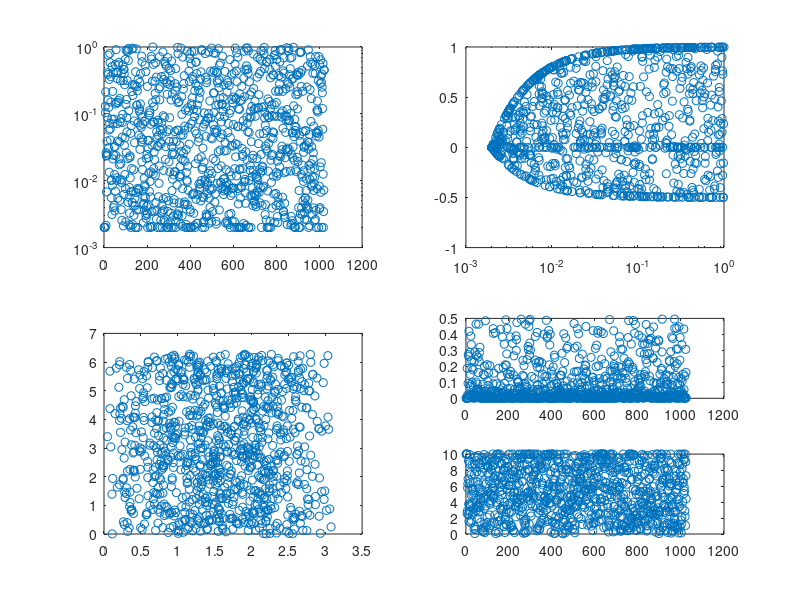

The MATLAB source for this figure:
clear all

wd = cd;

DataDir = '/opt/topspin2/data/DT/nmr';
%DataDir = '/Users/daniel/NMRdata/AVII500/DT';

ExpNam = 'RandSampDR1R2'; expno = 141;
ExpNam = 'AOToct_temp10'; expno = 7;
ExpNam = 'AOToct8'; expno = 7;
ExpNam = 'C14E5_7'; expno = 22;
ExpNam = 'AOToct10'; expno = 7;
ExpNam = 'AOToct_Eq7'; expno = 10;

%relative b-values; 0 - 1

bmin = .002; bmax = 1;
TEmin = 1e-3; TEmax = 500e-3;
TRmin = .01; TRmax = 10;

%Acquisition protocol
bT.N = 1*1024;
bT.trace = bmin*(bmax/bmin).^rand(bT.N,1);
%bT.trace = bmin + (bmax-bmin)*rand(bT.N,1);
bT.Delta = -.5 + 1.5*rand(bT.N,1);
bT.theta = acos(2*rand(bT.N,1)-1);
bT.phi = 2*pi*rand(bT.N,1);
bT.TE = TEmin*(TEmax/TEmin).^rand(bT.N,1);
bT.TR = TRmin + (TRmax-TRmin)*rand(bT.N,1);

indx = [ceil(rand(1,ceil(.3*bT.N))*bT.N)];
bT.Delta(indx) = 1;
indx = [ceil(rand(1,ceil(.1*bT.N))*bT.N)];
bT.Delta(indx) = 0;
indx = [ceil(rand(1,ceil(.1*bT.N))*bT.N)];
bT.Delta(indx) = -.5;

indx = [1:5 ceil(rand(1,ceil(.05*bT.N))*bT.N)];
bT.trace(indx) = bmin;
bT.Delta(indx) = 0;
bT.TE(indx) = TEmin;
bT.TR(indx) = TRmax;

bT.par = (bT.trace-bmin)/3.*(1 + 2*bT.Delta) + bmin/3;
bT.perp = (bT.trace-bmin)/3.*(1 - bT.Delta) + bmin/3;
bT.trace = bT.par + 2*bT.perp;
bT.Delta = (3*bT.par./bT.trace - 1)/2;
bT.trace = bT.trace/max(bT.trace);
bT.par = bT.trace/3.*(1 + 2*bT.Delta);
bT.perp = bT.trace/3.*(1 - bT.Delta);
bT.s = 3*min([bT.par bT.perp],[],2);
bT.l = bT.par - bT.s/3;
bT.l(bT.l < 0) = 0;
bT.p = bT.trace - bT.s - bT.l;


% [bT.trace,indx] = sort(bT.trace,'ascend');
% bT.Delta = bT.Delta(indx);
% bT.theta = bT.theta(indx);
% bT.phi = bT.phi(indx);
% bT.TE = bT.TE(indx);
% bT.TR = bT.TR(indx);

figure(2), clf
subplot(2,2,1)
semilogy(1:bT.N,bT.trace,'o')
subplot(2,2,2)
semilogx(bT.trace,bT.Delta,'o')
subplot(2,2,3)
plot(bT.theta,bT.phi,'o')
subplot(4,2,6)
plot(1:bT.N,bT.TE,'o')
subplot(4,2,8)
plot(1:bT.N,bT.TR,'o')

return

td1 = bT.N;
phi = bT.phi;
theta = bT.theta;
Ndir = td1;
Nb = td1;
NDeltab = td1;

ListDir = '/opt/topspin2/exp/stan/nmr/lists/vd';

fpath = [ListDir];

fname = 'DT_vdT1';
fid1 = fopen([fpath '/' fname],'w');
fname = 'DT_vdT2';
fid2 = fopen([fpath '/' fname],'w');

for n = 1:td1
    fprintf(fid1,'%1.8f\n',bT.TR(n));
    fprintf(fid2,'%1.8f\n',bT.TE(n));
end

fclose(fid1);
fclose(fid2);

bT.dir.x = sin(bT.theta).*cos(bT.phi);
bT.dir.y = sin(bT.theta).*sin(bT.phi);
bT.dir.z = cos(bT.theta);

gamma = bT.phi;
beta = bT.theta;
alpha = zeros(size(beta));
%figure(1), clf, plot(alpha,beta,'o'), return

Grel = sqrt(bT.trace);
ConeAngle = acos(sqrt((bT.Delta*2+1)/3));

for ntd1 = 1:td1
    A.gamma = gamma(ntd1);
    A.beta = beta(ntd1);
    A.alpha = alpha(ntd1);
    
    R.gamma = [
        cos(A.gamma) sin(A.gamma) 0
        -sin(A.gamma) cos(A.gamma) 0
        0 0 1];

    R.beta = [
        cos(A.beta) 0 -sin(A.beta)
        0 1 0
        sin(A.beta) 0 cos(A.beta)];

    R.alpha = [
        cos(A.alpha) sin(A.alpha) 0
        -sin(A.alpha) cos(A.alpha) 0
        0 0 1];

    R.mat = R.gamma*R.beta*R.alpha;
    
    R.xx(ntd1,1) = R.mat(1,1);
    R.xy(ntd1,1) = R.mat(1,2);
    R.xz(ntd1,1) = R.mat(1,3);
    R.yx(ntd1,1) = R.mat(2,1);
    R.yy(ntd1,1) = R.mat(2,2);
    R.yz(ntd1,1) = R.mat(2,3);
    R.zx(ntd1,1) = R.mat(3,1);
    R.zy(ntd1,1) = R.mat(3,2);
    R.zz(ntd1,1) = R.mat(3,3);
end
                
G.ax = cos(0).*sin(ConeAngle).*Grel;
G.ay = sin(0).*sin(ConeAngle).*Grel;
G.az = cos(ConeAngle).*Grel;
G.bx = cos(2*pi/3).*sin(ConeAngle).*Grel;
G.by = sin(2*pi/3).*sin(ConeAngle).*Grel;
G.bz = cos(ConeAngle).*Grel;
G.cx = cos(4*pi/3).*sin(ConeAngle).*Grel;
G.cy = sin(4*pi/3).*sin(ConeAngle).*Grel;
G.cz = cos(ConeAngle).*Grel;

rax = R.xx.*G.ax + R.xy.*G.ay + R.xz.*G.az;
ray = R.yx.*G.ax + R.yy.*G.ay + R.yz.*G.az;
raz = R.zx.*G.ax + R.zy.*G.ay + R.zz.*G.az;
rbx = R.xx.*G.bx + R.xy.*G.by + R.xz.*G.bz;
rby = R.yx.*G.bx + R.yy.*G.by + R.yz.*G.bz;
rbz = R.zx.*G.bx + R.zy.*G.by + R.zz.*G.bz;
rcx = R.xx.*G.cx + R.xy.*G.cy + R.xz.*G.cz;
rcy = R.yx.*G.cx + R.yy.*G.cy + R.yz.*G.cz;
rcz = R.zx.*G.cx + R.zy.*G.cy + R.zz.*G.cz;

symv.x = rax+rbx+rcx;
symv.y = ray+rby+rcy;
symv.z = raz+rbz+rcz;
symv.norm = sqrt(symv.x.^2 + symv.y.^2 + symv.z.^2);
symv.x = symv.x./symv.norm;
symv.y = symv.y./symv.norm;
symv.z = symv.z./symv.norm;
symv.theta = acos(symv.z);
symv.phi = atan2(symv.y,symv.x);
symv = bT.dir;

rtot = sqrt((rax+rbx+rcx).^2+(ray+rby+rcy).^2+(raz+rbz+rcz).^2);

figure(1), clf
subplot(2,2,1)
plot(1:td1,rax,'ro',1:td1,rbx,'rs',1:td1,rcx,'rx',...
    1:td1,ray,'go',1:td1,rby,'gs',1:td1,rcy,'gx',...
    1:td1,raz,'bo',1:td1,rbz,'bs',1:td1,rcz,'bx')
ylabel('g ramps')

title(['td1=' num2str(td1)])

bmat.xx = rax.*rax + rbx.*rbx + rcx.*rcx;
bmat.yy = ray.*ray + rby.*rby + rcy.*rcy;
bmat.zz = raz.*raz + rbz.*rbz + rcz.*rcz;
bmat.xy = rax.*ray + rbx.*rby + rcx.*rcy;
bmat.xz = rax.*raz + rbx.*rbz + rcx.*rcz;
bmat.yz = ray.*raz + rby.*rbz + rcy.*rcz;

btot = bmat.xx + bmat.yy + bmat.zz;

lambda1 = zeros(1,td1);
lambda2 = zeros(1,td1);
lambda3 = zeros(1,td1);
for ntd1 = 1:td1
    lambdas = eig([bmat.xx(ntd1) bmat.xy(ntd1) bmat.xz(ntd1)
    bmat.xy(ntd1) bmat.yy(ntd1) bmat.yz(ntd1)
    bmat.xz(ntd1) bmat.yz(ntd1) bmat.zz(ntd1)]);
    lambda.tot(1,ntd1) = sum(lambdas);
    Dlambdas = abs(lambdas-lambda.tot(1,ntd1)/3);
    [dummy,indx] = sort(Dlambdas,'descend');
    lambda.c(1,ntd1) = lambdas(indx(1));
    lambda.b(1,ntd1) = lambdas(indx(2));
    lambda.a(1,ntd1) = lambdas(indx(3));                        
end

lambda.Delta = (lambda.c - (lambda.b+lambda.a)/2)./lambda.tot;
lambda.eta = (lambda.b - lambda.a)./lambda.tot;
%%
subplot(4,2,5)
plot(1:td1,lambda.tot,'.')
ylabel('b')
subplot(4,2,7)
plot(1:td1,lambda.Delta,'.')
ylabel('\Delta_b')
xlabel('td1')
%%
Gnorm.x = sin(theta).*cos(phi);
Gnorm.y = sin(theta).*sin(phi);
Gnorm.z = cos(theta);

[X,Y] = fSchmidt(Gnorm.x,Gnorm.y,Gnorm.z);
latitude.theta = pi/180*[30:30:150 179];
latitude.phi = linspace(0,2*pi,100);
[latitude.phi,latitude.theta] = ndgrid(latitude.phi,latitude.theta);
latitude.z = cos(latitude.theta);
latitude.x = sin(latitude.theta).*cos(latitude.phi);
latitude.y = sin(latitude.theta).*sin(latitude.phi);
[latitude.X,latitude.Y] = fSchmidt(latitude.x,latitude.y,latitude.z);
longitude.theta = pi/180*linspace(30,180,100);
longitude.phi = pi/180*[30:30:360];
[longitude.theta,longitude.phi] = ndgrid(longitude.theta,longitude.phi);
longitude.z = cos(longitude.theta);
longitude.x = sin(longitude.theta).*cos(longitude.phi);
longitude.y = sin(longitude.theta).*sin(longitude.phi);
[longitude.X,longitude.Y] = fSchmidt(longitude.x,longitude.y,longitude.z);

subplot(2,2,2)        
plot(X,Y,'ko')
hold on
plot(latitude.X,latitude.Y,'b-')
plot(longitude.X,longitude.Y,'b-')
axis tight equal off
title(['Ndir=' num2str(Ndir)])

subplot(2,2,4)
indx = 1:td1;
plot3([zeros(1,numel(indx)); symv.x(indx)'],[zeros(1,numel(indx)); symv.y(indx)'],[zeros(1,numel(indx)); symv.z(indx)'],'-o')
axis tight square
xlabel('x')
ylabel('y')
zlabel('z')

%save gradient ramps

RampMat = struct('ax',rax,'ay',ray,'az',raz,'bx',rbx,'by',rby,'bz',rbz,'cx',rcx,'cy',rcy,'cz',rcz);
dir = struct('x',Gnorm.x,'y',Gnorm.y,'z',Gnorm.z,'theta',theta,'phi',phi);
DiffRamp = struct('RandSamp',1,'Ntot',td1,'mat',RampMat,'dir',dir,'bT',bT);

fpath = [DataDir '/' ExpNam '/' num2str(expno)];
eval(['save ' fpath '/DiffRamp DiffRamp'])


fname = 'rax';
fidax = fopen([fpath '/' fname],'w');
fname = 'rax.txt';
fidaxtxt = fopen([fpath '/' fname],'w');
fname = 'ray';
fiday = fopen([fpath '/' fname],'w');
fname = 'ray.txt';
fidaytxt = fopen([fpath '/' fname],'w');
fname = 'raz';
fidaz = fopen([fpath '/' fname],'w');
fname = 'raz.txt';
fidaztxt = fopen([fpath '/' fname],'w');
fname = 'rbx';
fidbx = fopen([fpath '/' fname],'w');
fname = 'rbx.txt';
fidbxtxt = fopen([fpath '/' fname],'w');
fname = 'rby';
fidby = fopen([fpath '/' fname],'w');
fname = 'rby.txt';
fidbytxt = fopen([fpath '/' fname],'w');
fname = 'rbz';
fidbz = fopen([fpath '/' fname],'w');
fname = 'rbz.txt';
fidbztxt = fopen([fpath '/' fname],'w');
fname = 'rcx';
fidcx = fopen([fpath '/' fname],'w');
fname = 'rcx.txt';
fidcxtxt = fopen([fpath '/' fname],'w');
fname = 'rcy';
fidcy = fopen([fpath '/' fname],'w');
fname = 'rcy.txt';
fidcytxt = fopen([fpath '/' fname],'w');
fname = 'rcz';
fidcz = fopen([fpath '/' fname],'w');
fname = 'rcz.txt';
fidcztxt = fopen([fpath '/' fname],'w');

text.header = {
{['##TITLE= ' fpath '/diff_ramp']};
{'##JCAMP-DX= 5.00 Bruker JCAMP library'}
{'##DATA TYPE= Shape Data'}
{'##ORIGIN= Bruker Analytik GmbH'}
{'##OWNER= <nmrsu>'}
{'##DATE= 07/02/27'}
{'##TIME= 08:11:48'}
{'##MINX= 0'}
{'##MAXX= 1'}
{'##MINY= 0'}
{'##MAXY= 1'}
{'##$SHAPE_EXMODE= Gradient'}
{'##$SHAPE_TOTROT= 0'}
{'##$SHAPE_BWFAC= 0'}
{'##$SHAPE_INTEGFAC= 0'}
{'##$SHAPE_MODE= 0'}};

[Nlines, dummy] = size(text.header);

for nline = 1:Nlines
    fprintf(fidax,'%s\n',text.header{nline}{1});
    fprintf(fiday,'%s\n',text.header{nline}{1});
    fprintf(fidaz,'%s\n',text.header{nline}{1});
    fprintf(fidbx,'%s\n',text.header{nline}{1});
    fprintf(fidby,'%s\n',text.header{nline}{1});
    fprintf(fidbz,'%s\n',text.header{nline}{1});
    fprintf(fidcx,'%s\n',text.header{nline}{1});
    fprintf(fidcy,'%s\n',text.header{nline}{1});
    fprintf(fidcz,'%s\n',text.header{nline}{1});
end


fprintf(fidax,'%s\n',['##NPOINTS=' num2str(td1)]);
fprintf(fidax,'%s\n',['##XYDATA= (X++(Y..Y))']);
fprintf(fiday,'%s\n',['##NPOINTS=' num2str(td1)]);
fprintf(fiday,'%s\n',['##XYDATA= (X++(Y..Y))']);
fprintf(fidaz,'%s\n',['##NPOINTS=' num2str(td1)]);
fprintf(fidaz,'%s\n',['##XYDATA= (X++(Y..Y))']);
fprintf(fidbx,'%s\n',['##NPOINTS=' num2str(td1)]);
fprintf(fidbx,'%s\n',['##XYDATA= (X++(Y..Y))']);
fprintf(fidby,'%s\n',['##NPOINTS=' num2str(td1)]);
fprintf(fidby,'%s\n',['##XYDATA= (X++(Y..Y))']);
fprintf(fidbz,'%s\n',['##NPOINTS=' num2str(td1)]);
fprintf(fidbz,'%s\n',['##XYDATA= (X++(Y..Y))']);
fprintf(fidcx,'%s\n',['##NPOINTS=' num2str(td1)]);
fprintf(fidcx,'%s\n',['##XYDATA= (X++(Y..Y))']);
fprintf(fidcy,'%s\n',['##NPOINTS=' num2str(td1)]);
fprintf(fidcy,'%s\n',['##XYDATA= (X++(Y..Y))']);
fprintf(fidcz,'%s\n',['##NPOINTS=' num2str(td1)]);
fprintf(fidcz,'%s\n',['##XYDATA= (X++(Y..Y))']);

for nG = 1:length(rax)
    fprintf(fidax,'%f\n',rax(nG));
    fprintf(fidaxtxt,'%f\n',rax(nG));
    fprintf(fiday,'%f\n',ray(nG));
    fprintf(fidaytxt,'%f\n',ray(nG));
    fprintf(fidaz,'%f\n',raz(nG));
    fprintf(fidaztxt,'%f\n',raz(nG));
    fprintf(fidbx,'%f\n',rbx(nG));
    fprintf(fidbxtxt,'%f\n',rbx(nG));
    fprintf(fidby,'%f\n',rby(nG));
    fprintf(fidbytxt,'%f\n',rby(nG));
    fprintf(fidbz,'%f\n',rbz(nG));
    fprintf(fidbztxt,'%f\n',rbz(nG));
    fprintf(fidcx,'%f\n',rcx(nG));
    fprintf(fidcxtxt,'%f\n',rcx(nG));
    fprintf(fidcy,'%f\n',rcy(nG));
    fprintf(fidcytxt,'%f\n',rcy(nG));
    fprintf(fidcz,'%f\n',rcz(nG));
    fprintf(fidcztxt,'%f\n',rcz(nG));
end


fprintf(fidax,'%s\n',['##END']);
fprintf(fiday,'%s\n',['##END']);
fprintf(fidaz,'%s\n',['##END']);
fprintf(fidbx,'%s\n',['##END']);
fprintf(fidby,'%s\n',['##END']);
fprintf(fidbz,'%s\n',['##END']);
fprintf(fidcx,'%s\n',['##END']);
fprintf(fidcy,'%s\n',['##END']);
fprintf(fidcz,'%s\n',['##END']);

fclose(fidax);
fclose(fiday);
fclose(fidaz);
fclose(fidaxtxt);
fclose(fidaytxt);
fclose(fidaztxt);
fclose(fidbx);
fclose(fidby);
fclose(fidbz);
fclose(fidbxtxt);
fclose(fidbytxt);
fclose(fidbztxt);
fclose(fidcx);
fclose(fidcy);
fclose(fidcz);
fclose(fidcxtxt);
fclose(fidcytxt);
fclose(fidcztxt);

cd(wd)
